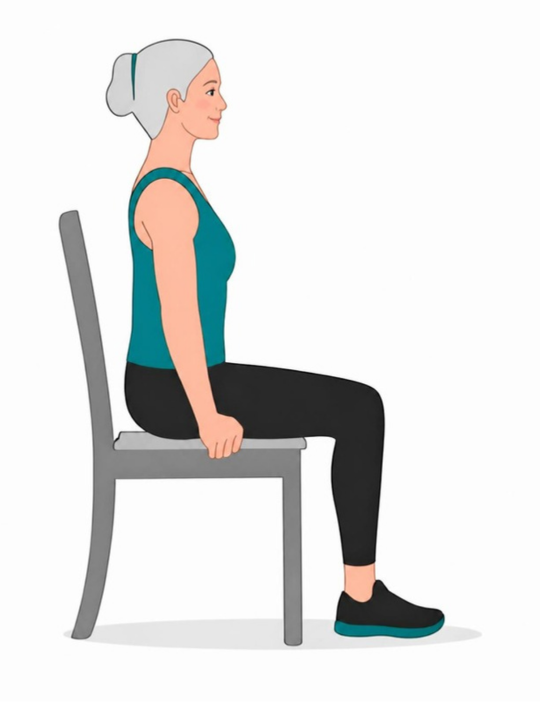
#> input picture stuhl-yoga-audio/bilder/fuesse_0.png, 1080 x 1404 px, given in place of fuesse_0.png.png, which was not available (shown at 1/2 size)
$ python -i stuhl_yoga.py   (imports and definitions only)
#> lines starting #> are read from the running program, lines starting #| are printed output that depends on the picture; pictures that were not available may be replaced by others from this repository, and a replacement may not be noted
"""Stuhl-Yoga-Videos mit Sprachanleitung.

  python stuhl_yoga.py skripte          -> schreibt skripte.json (alle Sprechtexte, zur Kontrolle)
  python stuhl_yoga.py audio [übung..]  -> erzeugt die Sprach-Clips mit ElevenLabs (Eleven v4, Stimme Ramona)
  python stuhl_yoga.py video [übung..]  -> baut die Videos mit Ton nach ausgabe/ (mp4 + Vorschaubild jpg)

ElevenLabs: Umgebungsvariable ELEVENLABS_API_KEY. Stimme: ELEVENLABS_VOICE_ID, sonst wird
die Stimme mit dem Namen "Ramona" im Konto gesucht.
Jede Zeile ist ein eigener Clip und startet genau mit ihrem Bild. Ist ein Clip länger als
die geplante Zeit, wird das Bild entsprechend länger gehalten. Vorhandene Clips werden nicht
neu erzeugt (Credits sparen): einzelnen Clip löschen, um ihn neu zu erzeugen.
"""
import json, os, shutil, subprocess, sys, urllib.request
import numpy as np
from PIL import Image, ImageDraw, ImageFont, ImageOps

HIER = os.path.dirname(os.path.abspath(__file__))
BILDER = os.path.join(HIER, 'bilder')
CLIPS = os.path.join(HIER, 'clips')
AUS = os.path.join(HIER, 'ausgabe')
W, H, FPS = 1080, 1350, 25
TEAL = (0, 122, 122); DARK = (34, 34, 34)


def font(names, size):
#> called with size = 64
    for n in names:
        for d in ('/usr/share/fonts/truetype/dejavu', 'C:/Windows/Fonts', '/Library/Fonts', '/System/Library/Fonts/Supplemental'):
            p = os.path.join(d, n)
            if os.path.exists(p): return ImageFont.truetype(p, size)
    return ImageFont.load_default()

fT = font(['DejaVuSerif-Bold.ttf', 'georgiab.ttf', 'Georgia Bold.ttf'], 64)
fL = font(['DejaVuSans-Bold.ttf', 'arialbd.ttf', 'Arial Bold.ttf'], 56)
fS = font(['DejaVuSans.ttf', 'arial.ttf', 'Arial.ttf'], 40)

_cache = {}
def _clean(im):
    a = np.asarray(im.convert('RGB')).astype(np.int16)
    lum = a.mean(2); sat = a.max(2) - a.min(2)
#> after `lum = a.mean(2)`:
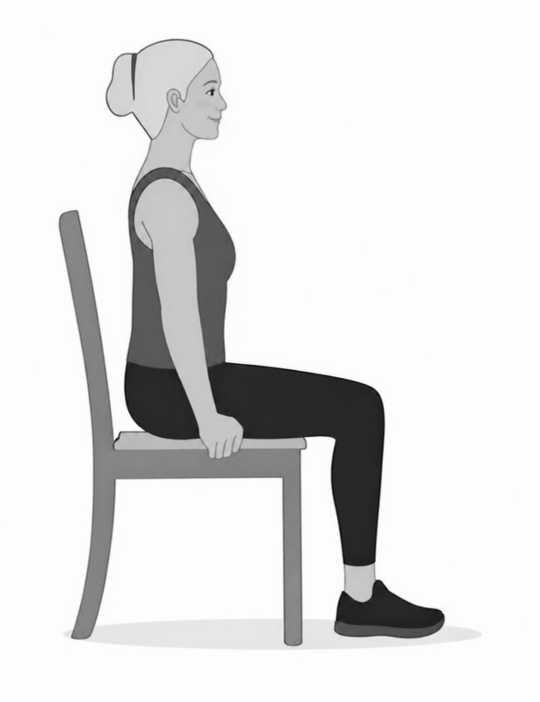
#> lum: shape (1404, 1080) float64 (shown at 1/2 size); min 2, max 255, mean 225
#> after `sat = a.max(2) - a.min(2)`:
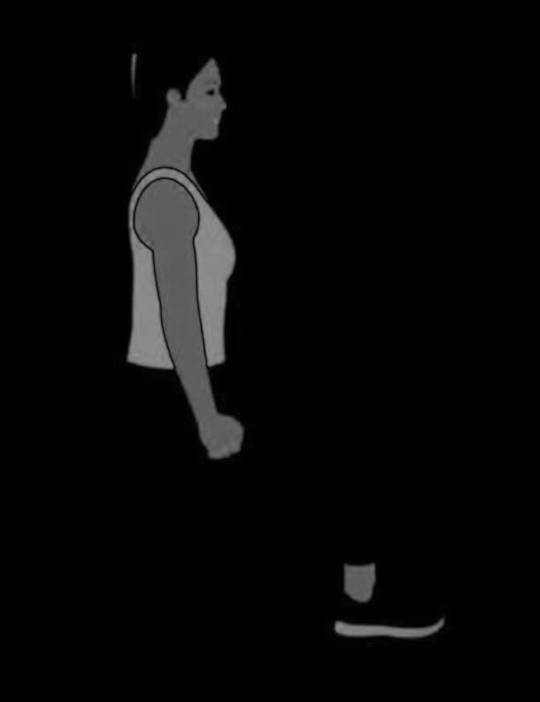
#> sat: shape (1404, 1080) int16 (shown at 1/2 size); min 0, max 153, mean 7.6
    a[(lum > 236) & (sat < 14)] = 255
    return a

def load(name):
    if name in _cache: return _cache[name]
    flip = name.endswith('~'); base = name.rstrip('~')
    a = _clean(Image.open(os.path.join(BILDER, base + '.png')))
    a = a[:1404, :1080]
    if base.startswith('kopf_') and base != 'kopf_c':
        # nur der Kopf bewegt sich: Körper immer aus dem Mittelbild
        c = _clean(Image.open(os.path.join(BILDER, 'kopf_c.png')))[:1404, :1080]
        m = np.zeros((a.shape[0], 1, 1)); m[:330] = 1; m[330:400, 0, 0] = np.linspace(1, 0, 70)
        a = (a * m + c * (1 - m))
    im = Image.fromarray(a.clip(0, 255).astype('uint8'))
    if base.startswith('vorbeuge'):
        im = im.crop((0, 0, 1080, 864)).resize((1000, 800), Image.LANCZOS)
        out = Image.new('RGB', (W, 880), 'white'); out.paste(im, ((W - 1000) // 2, 40))
    else:
        im = im.crop((90, 0, 990, 1404)).resize((int(900 * 880 / 1404), 880), Image.LANCZOS)
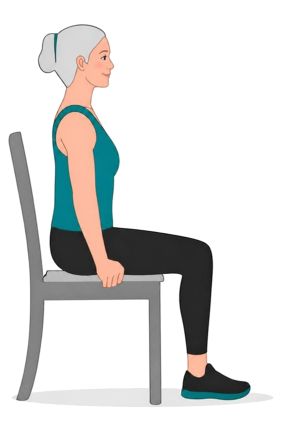
#> im: PIL image 564x880 RGB (shown at 1/2 size); mean R, G, B 221.1, 221.4, 220.2
        out = Image.new('RGB', (W, 880), 'white'); out.paste(im, ((W - im.width) // 2, 0))
#> after `out.paste(im, ((W - im.width) // 2, 0))`:
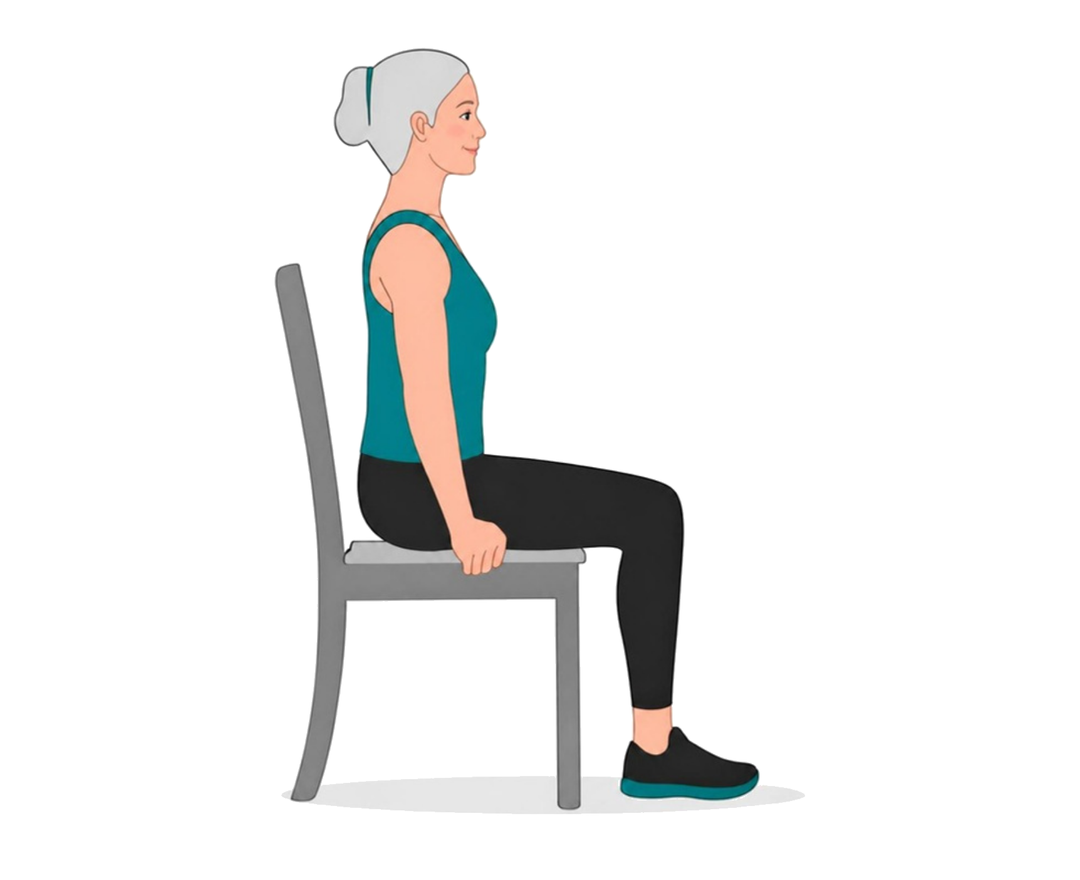
#> out: PIL image 1080x880 RGB; mean R, G, B 237.3, 237.4, 236.8
    if flip: out = ImageOps.mirror(out)
    _cache[name] = out
    return out


# ---------------------------------------------------------------- Ablauf je Übung
# Jeder Schritt: (art, bilder, sekunden, anzeige, zähler, sprechtext)
#   art "hold": ein Bild halten, "move": über die Bilder bewegen
def S(art, bilder, sek, anzeige, sprich, zaehler=None):
    return dict(art=art, bilder=bilder if isinstance(bilder, list) else [bilder], sek=sek,
                anzeige=anzeige, zaehler=zaehler, sprich=sprich)

def countdown(bild, n, wort, zaehler=None):
    zahl = {5: 'Fünf.', 4: 'Vier.', 3: 'Drei.', 2: 'Zwei.', 1: 'Eins.'}
    return [S('hold', bild, 1.0, f'{wort} … {i}', zahl[i], zaehler) for i in range(n, 0, -1)]

UEBUNGEN = {}

UEBUNGEN['katzenbuckel'] = ('Katzenbuckel im Sitzen', [
    S('hold', 'katze_0', 2.5, 'Aufrecht sitzen', 'Katzenbuckel im Sitzen. Setzen Sie sich aufrecht hin, die Hände auf den Knien.'),
    S('move', ['katze_0', 'katze_r50', 'katze_r100'], 1.6, 'Rücken runden', 'Runden Sie langsam den Rücken.', 'Durchgang 1'),
    S('hold', 'katze_r100', 1.2, 'Kinn zur Brust', 'Das Kinn sinkt zur Brust.', 'Durchgang 1'),
    S('move', ['katze_r100', 'katze_r50', 'katze_0', 'katze_a50', 'katze_a100'], 2.0, 'Ins Hohlkreuz', 'Und jetzt ins Hohlkreuz, die Brust nach vorn.', 'Durchgang 1'),
    S('hold', 'katze_a100', 1.2, 'Blick nach oben', 'Der Blick geht leicht nach oben.', 'Durchgang 1'),
    S('move', ['katze_a100', 'katze_a50', 'katze_0'], 1.4, 'Zurück zur Mitte', 'Zurück zur Mitte.', 'Durchgang 1'),
    S('move', ['katze_0', 'katze_r50', 'katze_r100'], 1.6, 'Rücken runden', 'Noch einmal: Rücken rund.', 'Durchgang 2'),
    S('hold', 'katze_r100', 1.2, 'Kinn zur Brust', 'Kinn zur Brust.', 'Durchgang 2'),
    S('move', ['katze_r100', 'katze_r50', 'katze_0', 'katze_a50', 'katze_a100'], 2.0, 'Ins Hohlkreuz', 'Und ins Hohlkreuz.', 'Durchgang 2'),
    S('hold', 'katze_a100', 1.2, 'Blick nach oben', 'Blick nach oben.', 'Durchgang 2'),
    S('move', ['katze_a100', 'katze_a50', 'katze_0'], 1.4, 'Zurück zur Mitte', 'Zurück zur Mitte.', 'Durchgang 2'),
    S('hold', 'katze_0', 3.0, 'Langsam im Wechsel', 'Machen Sie das in Ruhe im Wechsel weiter. Jede Bewegung etwa eine Sekunde.'),
])

UEBUNGEN['fuesse-kreisen'] = ('Füße kreisen', [
    S('hold', 'fuesse_0', 2.5, 'Sitzfläche greifen', 'Füße kreisen. Halten Sie sich mit beiden Händen an der Sitzfläche fest.'),
    S('move', ['fuesse_0', 'fuesse_half', 'fuesse_up'], 1.8, 'Beine anheben', 'Heben Sie die Beine langsam an.'),
    S('move', ['fuesse_up', 'fuesse_flex', 'fuesse_up', 'fuesse_point', 'fuesse_up'], 2.4, 'Füße kreisen', 'Und jetzt die Füße langsam kreisen lassen.', 'Kreis 1 von 10'),
    S('move', ['fuesse_up', 'fuesse_flex', 'fuesse_up', 'fuesse_point', 'fuesse_up'], 2.4, 'Füße kreisen', 'Schön gleichmäßig.', 'Kreis 2 von 10'),
    S('move', ['fuesse_up', 'fuesse_flex', 'fuesse_up', 'fuesse_point', 'fuesse_up'], 2.4, 'Füße kreisen', 'Weiter kreisen.', 'Kreis 3 von 10'),
    S('move', ['fuesse_up', 'fuesse_half', 'fuesse_0'], 1.8, 'Füße abstellen', 'Stellen Sie die Füße wieder ab.'),
    S('hold', 'fuesse_0', 3.5, '10 Sek. Pause, dann 10 Mal', 'Zehn Mal kreisen, dann zehn Sekunden Pause, und noch einmal zehn Mal.'),
])

UEBUNGEN['kopfdrehen'] = ('Sanftes Kopfdrehen', [
    S('hold', 'kopf_c', 2.5, 'Aufrecht sitzen', 'Sanftes Kopfdrehen. Setzen Sie sich aufrecht hin, die Hände liegen auf den Oberschenkeln.'),
    S('move', ['kopf_c', 'kopf_r30', 'kopf_r60', 'kopf_r85'], 2.0, 'Langsam nach rechts', 'Drehen Sie den Kopf langsam nach rechts.', 'Durchgang 1 von 10'),
    S('hold', 'kopf_r85', 2.0, 'Halten … 2 … 1', 'Kurz halten.', 'Durchgang 1 von 10'),
    S('move', ['kopf_r85', 'kopf_r60', 'kopf_r30', 'kopf_c'], 2.0, 'Zurück zur Mitte', 'Und zurück zur Mitte.', 'Durchgang 1 von 10'),
    S('move', ['kopf_c', 'kopf_l30', 'kopf_l60', 'kopf_l85'], 2.0, 'Langsam nach links', 'Jetzt langsam nach links.', 'Durchgang 1 von 10'),
    S('hold', 'kopf_l85', 2.0, 'Halten … 2 … 1', 'Halten.', 'Durchgang 1 von 10'),
    S('move', ['kopf_l85', 'kopf_l60', 'kopf_l30', 'kopf_c'], 2.0, 'Zurück zur Mitte', 'Zurück zur Mitte.', 'Durchgang 1 von 10'),
    S('move', ['kopf_c', 'kopf_r30', 'kopf_r60', 'kopf_r85'], 2.0, 'Langsam nach rechts', 'Noch einmal nach rechts.', 'Durchgang 2 von 10'),
    S('hold', 'kopf_r85', 2.0, 'Halten … 2 … 1', 'Halten.', 'Durchgang 2 von 10'),
    S('move', ['kopf_r85', 'kopf_r60', 'kopf_r30', 'kopf_c'], 2.0, 'Zurück zur Mitte', 'Zur Mitte.', 'Durchgang 2 von 10'),
    S('move', ['kopf_c', 'kopf_l30', 'kopf_l60', 'kopf_l85'], 2.0, 'Langsam nach links', 'Nach links.', 'Durchgang 2 von 10'),
    S('hold', 'kopf_l85', 2.0, 'Halten … 2 … 1', 'Halten.', 'Durchgang 2 von 10'),
    S('move', ['kopf_l85', 'kopf_l60', 'kopf_l30', 'kopf_c'], 2.0, 'Zurück zur Mitte', 'Zur Mitte.', 'Durchgang 2 von 10'),
    S('hold', 'kopf_c', 3.0, '10 Mal zu jeder Seite', 'Wiederholen Sie das zehn Mal zu jeder Seite. Ganz in Ruhe.'),
])

UEBUNGEN['selbstumarmung'] = ('Selbstumarmung', [
    S('hold', 'umarm_0', 2.5, 'Aufrecht sitzen', 'Selbstumarmung. Setzen Sie sich aufrecht hin.'),
    S('move', ['umarm_0', 'umarm_cross', 'umarm_hug'], 2.0, 'Schultern greifen', 'Kreuzen Sie die Arme und legen Sie die Hände auf die Schultern.'),
    S('move', ['umarm_hug', 'umarm_deep'], 2.0, 'Leichter Buckel', 'Machen Sie einen leichten Buckel.', 'Durchgang 1 von 10'),
    S('move', ['umarm_deep', 'umarm_hug'], 2.0, 'Wieder aufrichten', 'Und wieder aufrichten.', 'Durchgang 1 von 10'),
    S('move', ['umarm_hug', 'umarm_deep'], 2.0, 'Leichter Buckel', 'Leichter Buckel.', 'Durchgang 2 von 10'),
    S('move', ['umarm_deep', 'umarm_hug'], 2.0, 'Wieder aufrichten', 'Aufrichten.', 'Durchgang 2 von 10'),
    S('move', ['umarm_hug', 'umarm_deep'], 2.0, 'Leichter Buckel', 'Buckel.', 'Durchgang 3 von 10'),
    S('move', ['umarm_deep', 'umarm_hug'], 2.0, 'Wieder aufrichten', 'Und aufrichten.', 'Durchgang 3 von 10'),
    S('hold', 'umarm_hug', 3.0, '10 Mal im Wechsel', 'Zehn Mal im Wechsel. Die Hände bleiben an den Schultern.'),
])

UEBUNGEN['schultern-heben'] = ('Schultern heben', [
    S('hold', 'schulter_0', 2.5, 'Schultern locker', 'Schultern heben. Lassen Sie die Schultern ganz locker.'),
    S('move', ['schulter_0', 'schulter_up'], 1.5, 'Schultern anheben', 'Ziehen Sie die Schultern langsam nach oben.', 'Durchgang 1 von 10'),
    S('hold', 'schulter_up', 1.2, 'Oben kurz halten', 'Kurz halten.', 'Durchgang 1 von 10'),
    S('move', ['schulter_up', 'schulter_0'], 1.5, 'Sinken lassen', 'Und sinken lassen.', 'Durchgang 1 von 10'),
    S('move', ['schulter_0', 'schulter_up'], 1.5, 'Schultern anheben', 'Hoch.', 'Durchgang 2 von 10'),
    S('hold', 'schulter_up', 1.2, 'Oben kurz halten', 'Halten.', 'Durchgang 2 von 10'),
    S('move', ['schulter_up', 'schulter_0'], 1.5, 'Sinken lassen', 'Sinken lassen.', 'Durchgang 2 von 10'),
    S('move', ['schulter_0', 'schulter_up'], 1.5, 'Schultern anheben', 'Hoch.', 'Durchgang 3 von 10'),
    S('hold', 'schulter_up', 1.2, 'Oben kurz halten', 'Halten.', 'Durchgang 3 von 10'),
    S('move', ['schulter_up', 'schulter_0'], 1.5, 'Sinken lassen', 'Und loslassen.', 'Durchgang 3 von 10'),
    S('hold', 'schulter_0', 3.0, '10 Mal, ohne Schwung', 'Zehn Mal, ruhig und ohne Schwung.'),
])

UEBUNGEN['vorbeuge'] = ('Stehende Vorbeuge', [
    S('hold', 'vorbeuge_0', 2.5, 'Vor den Stuhl stellen', 'Stehende Vorbeuge. Stellen Sie sich vor den Stuhl.'),
    S('move', ['vorbeuge_0', 'vorbeuge_30', 'vorbeuge_60', 'vorbeuge_90'], 3.0, 'Knie beugen, nach vorn', 'Beugen Sie die Knie leicht und neigen Sie sich langsam nach vorn.'),
    S('hold', 'vorbeuge_90', 2.5, 'Hände auf die Sitzfläche', 'Legen Sie die Hände auf die Sitzfläche.'),
    S('hold', 'vorbeuge_90', 3.0, 'Rücken gerade halten', 'Halten Sie den Rücken gerade.'),
    S('hold', 'vorbeuge_90', 3.0, 'Bis zu 1 Minute halten', 'Bleiben Sie so, bis zu einer Minute. Atmen Sie ruhig weiter.'),
    S('move', ['vorbeuge_90', 'vorbeuge_60', 'vorbeuge_30', 'vorbeuge_0'], 3.0, 'Langsam aufrichten', 'Und jetzt langsam wieder aufrichten.'),
    S('hold', 'vorbeuge_0', 2.5, 'Fertig', 'Sehr gut.'),
])

UEBUNGEN['koerperrueckseite'] = ('Körperrückseite dehnen', [
    S('hold', 'rueck_0', 2.5, 'Lehne festhalten', 'Körperrückseite dehnen. Stellen Sie sich hinter den Stuhl und halten Sie die Lehne fest.'),
    S('move', ['rueck_0', 'rueck_step', 'rueck_stretch'], 2.0, 'Fuß nach hinten', 'Setzen Sie einen Fuß nach hinten.'),
    S('hold', 'rueck_stretch', 2.0, 'Wade dehnen', 'Strecken Sie das hintere Bein und spüren Sie die Dehnung in der Wade.'),
    *countdown('rueck_stretch', 5, 'Halten', 'insgesamt 10 Sekunden'),
    S('move', ['rueck_stretch', 'rueck_step'], 1.2, 'Locker lassen', 'Locker lassen.'),
    S('move', ['rueck_step', 'rueck_stretch'], 1.2, 'Wieder dehnen', 'Und wieder dehnen.'),
    S('move', ['rueck_stretch', 'rueck_step', 'rueck_0'], 1.6, 'Zurück', 'Zurück.'),
    S('hold', 'rueck_other', 3.0, 'Seite wechseln', 'Jetzt die andere Seite.'),
    S('hold', 'rueck_other', 3.0, '5 Mal je Seite', 'Zehn Sekunden halten, fünf Mal je Seite.'),
])

UEBUNGEN['gesaess'] = ('Gesäß-Dehnung', [
    S('hold', 'gesaess_0', 2.5, 'Aufrecht sitzen', 'Gesäß-Dehnung. Setzen Sie sich aufrecht hin.'),
    S('move', ['gesaess_0', 'gesaess_cross'], 1.8, 'Fuß aufs Knie', 'Legen Sie einen Fuß auf das andere Knie.'),
    S('move', ['gesaess_cross', 'gesaess_lean'], 1.8, 'Vorbeugen', 'Beugen Sie sich mit geradem Rücken nach vorn.', 'Durchgang 1 von 5'),
    *countdown('gesaess_lean', 3, 'Halten', 'Durchgang 1 von 5'),
    S('move', ['gesaess_lean', 'gesaess_cross'], 1.8, 'Aufrichten', 'Und aufrichten.', 'Durchgang 1 von 5'),
    S('move', ['gesaess_cross', 'gesaess_lean'], 1.8, 'Vorbeugen', 'Noch einmal nach vorn.', 'Durchgang 2 von 5'),
    *countdown('gesaess_lean', 3, 'Halten', 'Durchgang 2 von 5'),
    S('move', ['gesaess_lean', 'gesaess_cross'], 1.8, 'Aufrichten', 'Aufrichten.', 'Durchgang 2 von 5'),
    S('hold', 'gesaess_cross~', 3.0, 'Seite wechseln', 'Jetzt die Seite wechseln.'),
    S('hold', 'gesaess_cross~', 3.0, '5 Mal pro Seite', 'Nur so weit, wie es angenehm ist. Fünf Mal pro Seite.'),
])

UEBUNGEN['arme-rotieren'] = ('Arme rotieren', [
    S('hold', 'rot_0', 2.5, 'Aufrecht sitzen', 'Arme rotieren. Setzen Sie sich aufrecht hin.'),
    S('move', ['rot_0', 'rot_a'], 1.5, 'Arme strecken', 'Strecken Sie einen Arm nach vorn und den anderen schräg nach unten.'),
    S('move', ['rot_a', 'rot_b', 'rot_c', 'rot_a'], 3.0, 'Langsam kreisen', 'Und jetzt beide Arme langsam kreisen.', 'Kreis 1 von 15'),
    S('move', ['rot_a', 'rot_b', 'rot_c', 'rot_a'], 3.0, 'Langsam kreisen', 'In dieselbe Richtung.', 'Kreis 2 von 15'),
    S('move', ['rot_a', 'rot_b', 'rot_c', 'rot_a'], 3.0, 'Langsam kreisen', 'Gleichmäßig weiter.', 'Kreis 3 von 15'),
    S('move', ['rot_a', 'rot_0'], 1.5, 'Arme sinken lassen', 'Lassen Sie die Arme sinken.'),
    S('hold', 'rot_0', 3.5, '15 Mal, dann Pause', 'Fünfzehn Mal, dann eine Pause und ein zweiter Durchgang.'),
])

UEBUNGEN['arme-ueber-kopf'] = ('Arme über Kopf', [
    S('hold', 'ueber_0', 2.5, 'Aufrecht sitzen', 'Arme über Kopf. Setzen Sie sich aufrecht hin.'),
    S('move', ['ueber_0', 'ueber_t', 'ueber_top'], 2.4, 'Arme seitlich heben', 'Heben Sie die gestreckten Arme langsam seitlich an.', 'Durchgang 1 von 10'),
    S('hold', 'ueber_top', 1.2, 'Hände über dem Kopf', 'Die Hände berühren sich über dem Kopf.', 'Durchgang 1 von 10'),
    S('move', ['ueber_top', 'ueber_t', 'ueber_0'], 2.4, 'Langsam senken', 'Und langsam wieder senken.', 'Durchgang 1 von 10'),
    S('move', ['ueber_0', 'ueber_t', 'ueber_top'], 2.4, 'Arme seitlich heben', 'Hoch.', 'Durchgang 2 von 10'),
    S('hold', 'ueber_top', 1.2, 'Hände über dem Kopf', 'Hände zusammen.', 'Durchgang 2 von 10'),
    S('move', ['ueber_top', 'ueber_t', 'ueber_0'], 2.4, 'Langsam senken', 'Senken.', 'Durchgang 2 von 10'),
    S('move', ['ueber_0', 'ueber_t', 'ueber_top'], 2.4, 'Arme seitlich heben', 'Hoch.', 'Durchgang 3 von 10'),
    S('hold', 'ueber_top', 1.2, 'Hände über dem Kopf', 'Oben.', 'Durchgang 3 von 10'),
    S('move', ['ueber_top', 'ueber_t', 'ueber_0'], 2.4, 'Langsam senken', 'Und senken.', 'Durchgang 3 von 10'),
    S('hold', 'ueber_0', 3.0, '10 Mal heben und senken', 'Zehn Mal heben und senken.'),
])

UEBUNGEN['nacken'] = ('Seitliche Nacken-Muskeln', [
    S('hold', 'nacken_0', 2.5, 'Aufrecht sitzen', 'Seitliche Nacken-Muskeln. Setzen Sie sich aufrecht hin.'),
    S('move', ['nacken_0', 'nacken_hand'], 1.8, 'Hand auflegen', 'Legen Sie die rechte Hand über den Kopf an das linke Ohr.'),
    S('move', ['nacken_hand', 'nacken_tilt'], 1.8, 'Sanft ziehen', 'Ziehen Sie den Kopf sanft nach rechts.'),
    *countdown('nacken_tilt', 5, 'Halten'),
    S('move', ['nacken_tilt', 'nacken_hand', 'nacken_0'], 2.0, 'Langsam lösen', 'Langsam lösen.'),
    S('move', ['nacken_0', 'nacken_other'], 1.8, 'Andere Seite', 'Jetzt die andere Seite.'),
    *countdown('nacken_other', 5, 'Halten'),
    S('move', ['nacken_other', 'nacken_0'], 1.8, 'Langsam lösen', 'Langsam lösen.'),
    S('hold', 'nacken_0', 3.0, '10 Mal je Seite', 'Zehn Mal je Seite. Ziehen Sie nie ruckartig.'),
])


# ---------------------------------------------------------------- ElevenLabs
# [14 lines left out: functions voice_id, tts, not called in this run]

def clip_pfad(uebung, i): return os.path.join(CLIPS, uebung, f'{i:02d}.mp3')

# [64 lines left out: functions audio, dauer, video, not called in this run]


# [9 lines not run here, left out]

>>> result = load('bilder/fuesse_0.png')

$ run again, on stuhl-yoga-audio/bilder/fuesse_up.png
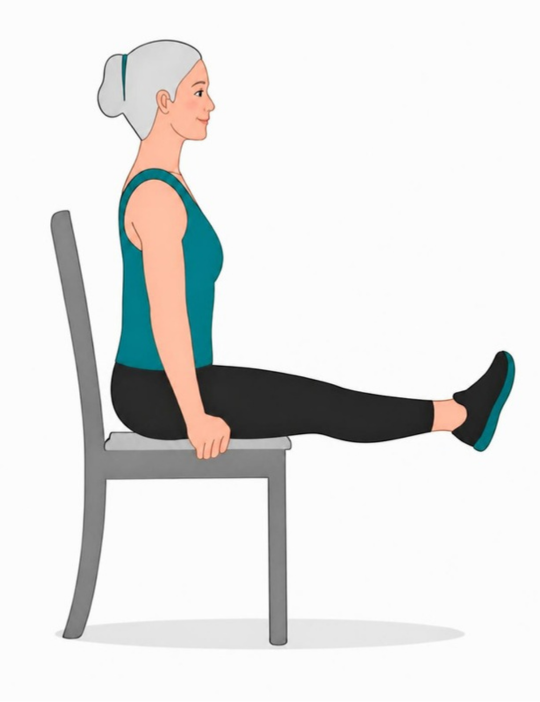
#> input picture stuhl-yoga-audio/bilder/fuesse_up.png, 1080 x 1404 px, given in place of fuesse_up.png.png, which was not available (shown at 1/2 size)
#> in load, `im = im.crop((90, 0, 990, 1404)).resize((int(900 * 880 / 1404), 880), ..`:
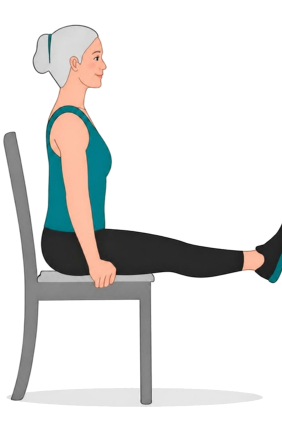
#> im: PIL image 564x880 RGB (shown at 1/2 size); mean R, G, B 225, 225, 223.9
#> out: PIL image 1080x880 RGB; every value is 255
#> in load, `out.paste(im, ((W - im.width) // 2, 0))`:
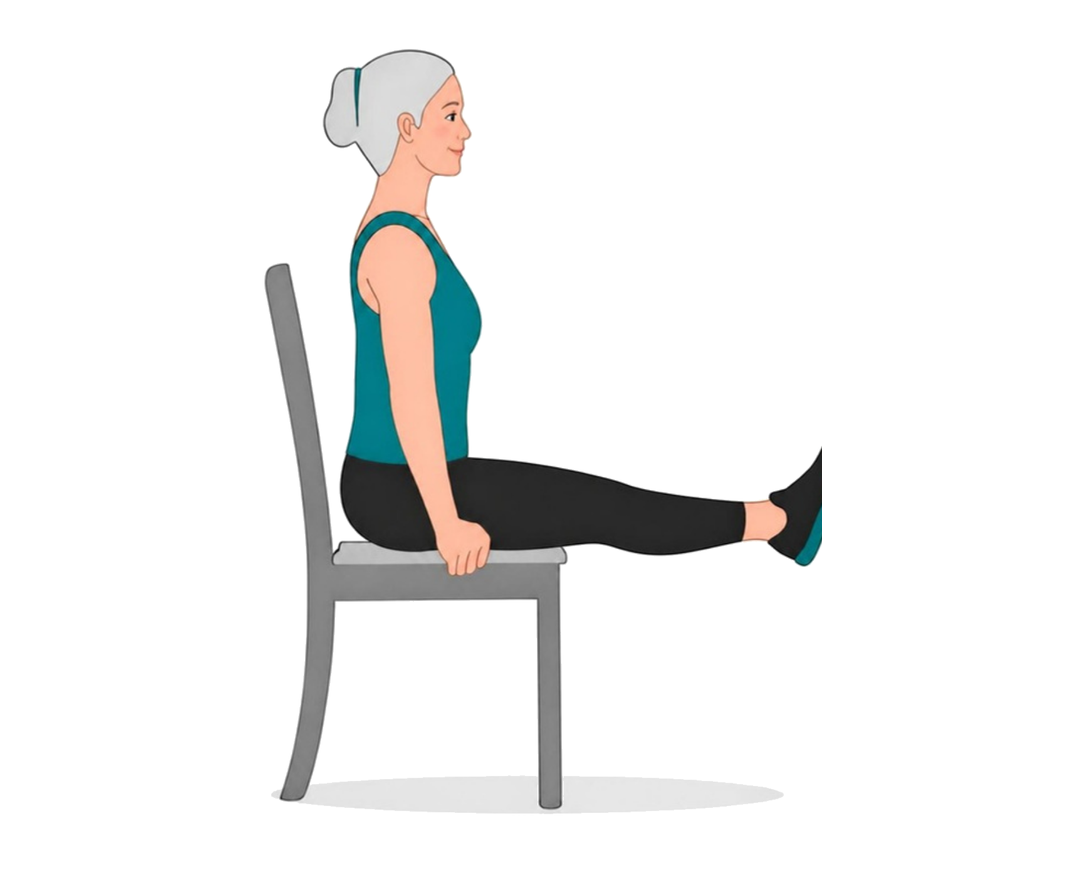
#> out: PIL image 1080x880 RGB; mean R, G, B 239.3, 239.4, 238.7
